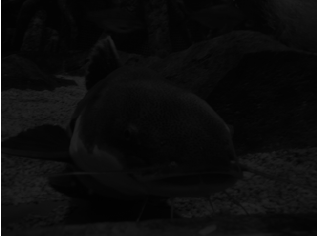
%> input picture ESIHE/ESIHE/fish2.jpg, 318 x 236 px
$ octave ESIHE_Demo.m   (GNU Octave 9; MATLAB toolbox functions it lacks are replaced by stand-ins)
%> lines starting %> are read from the running program, lines starting %| are printed output that depends on the picture
%> further down, img is the input picture: size 236x318x3 uint8; min 1, max 255, mean 12.3
### ESIHE/ESIHE/ESIHE_ALGO.m
function [ ESIHEoutput ] = ESIHE_ALGO( img )

L=256;
x=[0:1:L-1];
[w,l]=size(img);
%> w = 236; l = 318
len=w*l;
%> len = 75048
y=reshape(img,len,1);
xpdf=hist(y,[0:L-1]);
%> xpdf = 256 values, max 7728 at index 6, min 0 at index 1, mean 293.2

%% Clipping Process
Tc=mean(xpdf);  % mean pixels for gray levels
%> Tc = 293.2
Tc=round(Tc);
%> Tc = 293
Ihist=zeros(1,256);   % intermediate histogram for clipping
 for i=1:256
     if xpdf(i)>Tc
     Ihist(i)=Tc;
     elseif xpdf(i)==0
          Ihist(i)=xpdf(i);
     else
         Ihist(i)=xpdf(i);
     end
 end
%> after the loop, Ihist = 256 values, max 293 at index 3, min 0 at index 1, mean 35.71
%% Exposure Threshold
exposure=sum(xpdf.*x)/sum(xpdf)/(L);
%> exposure = 0.0481
aNorm=(1-exposure);
%> aNorm = 0.952
Xm=round(L*aNorm);
%> Xm = 244
%% ESIHE
ESIHEoutput=zeros(size(img));
C_L=zeros(1,Xm+1);
C_U=zeros(1,(256-(Xm+1)));
n_L=sum(Ihist(1:Xm+1));
%> n_L = 8848
n_U=sum(Ihist(Xm+2:256));
%> n_U = 293
P_L=Ihist(1:Xm+1)/n_L;
%> P_L = 245 values, max 0.0331 at index 3, min 0 at index 1, mean 0.00408
P_U=Ihist(Xm+2:256)/n_U;
%> P_U = [0 0 0 0 0 0 0 0 0 0 1]
C_L(1)=P_L(1);
for r=2:length(P_L)
    C_L(r)=P_L(r)+C_L(r-1);
end
%> after the loop, C_L = 245 values from 0 to 1
C_U(1)=P_U(1);
for r=2:(length(P_U))
    C_U(r)=P_U(r)+C_U(r-1);
end
%> this loop made 10 passes
%> after the loop, C_U = [0 0 0 0 0 0 0 0 0 0 1]
for r=1:w
    for s=1:l
        if img(r,s)<(Xm+1)
            f=Xm*C_L(img(r,s)+1);
            ESIHEoutput(r,s)=round(f);
        else
            f=(Xm+1)+(255-Xm)*C_U((img(r,s)-(Xm+1))+1);
            ESIHEoutput(r,s)=round(f);
        end
    end
end
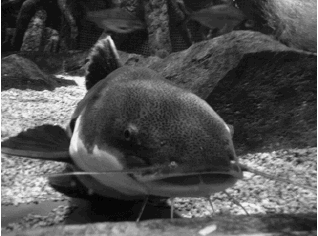
%> ESIHEoutput: size 236x318 double; min 0, max 256, mean 80.5; drawn with min black and max white
%> after the loop, f = 256
if strcmp(class(img),'uint8')
    ESIHEoutput = uint8(ESIHEoutput);
%> ESIHEoutput: size 236x318 uint8
elseif strcmp(class(img),'uint16')
     ESIHEoutput = uint16(ESIHEoutput);
elseif strcmp(class(img),'int16')
     ESIHEoutput = int16(ESIHEoutput);
elseif strcmp(class(img),'single')
     ESIHEoutput = single(ESIHEoutput);
end

end

### ESIHE/ESIHE/ESIHE_Demo.m
img=imread('fish2.jpg');
 if(size(img,3)~=1)
    img = rgb2gray(img);
    img=uint8(img);
 end
imshow(img,[]);xlabel('Original')
ESIHEoutput=ESIHE_ALGO(img);
figure
imshow(ESIHEoutput,[]);xlabel('ESIHE')
